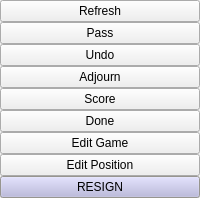
     <widget class="QSplitter" name="splitter1">
      <property name="orientation">
       <enum>Qt::Horizontal</enum>
      </property>
      <widget class="QWidget" name="layout14">
       <layout class="QVBoxLayout">
        <property name="spacing">
         <number>0</number>
        </property>
        <property name="leftMargin">
         <number>0</number>
        </property>
        <property name="topMargin">
         <number>0</number>
        </property>
        <property name="rightMargin">
         <number>0</number>
        </property>
        <property name="bottomMargin">
         <number>0</number>
        </property>
        <item>
         <widget class="QPushButton" name="refreshButton">
          <property name="focusPolicy">
           <enum>Qt::NoFocus</enum>
          </property>
          <property name="toolTip">
           <string>Refresh display</string>
          </property>
          <property name="whatsThis">
           <string>Refresh

Refresh board. Use this if you cannot see any stones on the board.</string>
          </property>
          <property name="text">
           <string>Refresh</string>
          </property>
         </widget>
        </item>
        <item>
         <widget class="QPushButton" name="passButton">
          <property name="focusPolicy">
           <enum>Qt::NoFocus</enum>
          </property>
          <property name="toolTip">
           <string>Pass move</string>
          </property>
          <property name="whatsThis">
           <string>Pass

Pass your turn.</string>
          </property>
          <property name="text">
           <string>Pass</string>
          </property>
         </widget>
        </item>
        <item>
         <widget class="QPushButton" name="undoButton">
          <property name="focusPolicy">
           <enum>Qt::NoFocus</enum>
          </property>
          <property name="toolTip">
           <string>Undo last move</string>
          </property>
          <property name="whatsThis">
           <string>Undo

Undo the opponent's last move.</string>
          </property>
          <property name="text">
           <string>Undo</string>
          </property>
         </widget>
        </item>
        <item>
         <widget class="QPushButton" name="adjournButton">
          <property name="focusPolicy">
           <enum>Qt::NoFocus</enum>
          </property>
          <property name="toolTip">
           <string>Request adjournment</string>
          </property>
          <property name="whatsThis">
           <string>Adjourn.

Send adjournment request to your opponent. If he accept it, the game will be adjourned and saved.</string>
          </property>
          <property name="text">
           <string>Adjourn</string>
          </property>
         </widget>
        </item>
        <item>
         <widget class="QPushButton" name="scoreButton">
          <property name="focusPolicy">
           <enum>Qt::NoFocus</enum>
          </property>
          <property name="toolTip">
           <string>Score the game</string>
          </property>
          <property name="whatsThis">
           <string>Switch to coring mode.</string>
          </property>
          <property name="text">
           <string>Score</string>
          </property>
          <property name="checkable">
           <bool>true</bool>
          </property>
         </widget>
        </item>
        <item>
         <widget class="QPushButton" name="doneButton">
          <property name="focusPolicy">
           <enum>Qt::NoFocus</enum>
          </property>
          <property name="toolTip">
           <string>Accept the score and end the game.</string>
          </property>
          <property name="whatsThis">
           <string>Accept the score, leave scoring mode and end the game.</string>
          </property>
          <property name="text">
           <string>Done</string>
          </property>
         </widget>
        </item>
        <item>
         <widget class="QPushButton" name="editButton">
          <property name="focusPolicy">
           <enum>Qt::NoFocus</enum>
          </property>
          <property name="toolTip">
           <string>Edit the game in a new window.</string>
          </property>
          <property name="whatsThis">
           <string>Open a window with an offline copy of the game for editing.</string>
          </property>
          <property name="text">
           <string>Edit Game</string>
          </property>
         </widget>
        </item>
        <item>
         <widget class="QPushButton" name="editPosButton">
          <property name="focusPolicy">
           <enum>Qt::NoFocus</enum>
          </property>
          <property name="toolTip">
           <string>Enter and leave edit mode where stones can be placed freely.</string>
          </property>
          <property name="whatsThis">
           <string>Freely edit the board position. Edited positions are added below the current one.</string>
          </property>
          <property name="text">
           <string>Edit Position</string>
          </property>
          <property name="checkable">
           <bool>true</bool>
          </property>
         </widget>
        </item>
        <item>
         <widget class="QPushButton" name="resignButton">
          <property name="sizePolicy">
           <sizepolicy hsizetype="Minimum" vsizetype="Minimum">
            <horstretch>0</horstretch>
            <verstretch>0</verstretch>
           </sizepolicy>
          </property>
          <property name="palette">
           <palette>
            <active>
             <colorrole role="WindowText">
              <brush brushstyle="SolidPattern">
               <color alpha="255">
                <red>0</red>
                <green>0</green>
                <blue>0</blue>
               </color>
              </brush>
             </colorrole>
             <colorrole role="Button">
              <brush brushstyle="SolidPattern">
               <color alpha="255">
                <red>181</red>
                <green>179</green>
                <blue>220</blue>
               </color>
              </brush>
             </colorrole>
             <colorrole role="Light">
              <brush brushstyle="SolidPattern">
               <color alpha="255">
                <red>255</red>
                <green>255</green>
                <blue>255</blue>
               </color>
              </brush>
             </colorrole>
             <colorrole role="Midlight">
              <brush brushstyle="SolidPattern">
               <color alpha="255">
                <red>218</red>
                <green>217</green>
                <blue>237</blue>
               </color>
              </brush>
             </colorrole>
             <colorrole role="Dark">
              <brush brushstyle="SolidPattern">
               <color alpha="255">
                <red>90</red>
                <green>89</green>
                <blue>110</blue>
               </color>
              </brush>
             </colorrole>
             <colorrole role="Mid">
              <brush brushstyle="SolidPattern">
               <color alpha="255">
                <red>120</red>
                <green>119</green>
                <blue>146</blue>
               </color>
              </brush>
             </colorrole>
             <colorrole role="Text">
              <brush brushstyle="SolidPattern">
               <color alpha="255">
                <red>0</red>
                <green>0</green>
                <blue>0</blue>
               </color>
              </brush>
             </colorrole>
             <colorrole role="BrightText">
              <brush brushstyle="SolidPattern">
               <color alpha="255">
                <red>255</red>
                <green>255</green>
                <blue>255</blue>
               </color>
              </brush>
             </colorrole>
             <colorrole role="ButtonText">
              <brush brushstyle="SolidPattern">
               <color alpha="255">
                <red>0</red>
                <green>0</green>
                <blue>0</blue>
               </color>
              </brush>
             </colorrole>
             <colorrole role="Base">
              <brush brushstyle="SolidPattern">
               <color alpha="255">
                <red>255</red>
                <green>255</green>
                <blue>255</blue>
               </color>
              </brush>
             </colorrole>
             <colorrole role="Window">
              <brush brushstyle="SolidPattern">
               <color alpha="255">
                <red>212</red>
                <green>208</green>
                <blue>200</blue>
               </color>
              </brush>
             </colorrole>
             <colorrole role="Shadow">
              <brush brushstyle="SolidPattern">
               <color alpha="255">
                <red>0</red>
                <green>0</green>
                <blue>0</blue>
               </color>
              </brush>
             </colorrole>
             <colorrole role="Highlight">
              <brush brushstyle="SolidPattern">
               <color alpha="255">
                <red>10</red>
                <green>36</green>
                <blue>106</blue>
               </color>
              </brush>
             </colorrole>
             <colorrole role="HighlightedText">
              <brush brushstyle="SolidPattern">
               <color alpha="255">
                <red>255</red>
                <green>255</green>
                <blue>255</blue>
               </color>
              </brush>
             </colorrole>
             <colorrole role="Link">
              <brush brushstyle="SolidPattern">
               <color alpha="255">
                <red>0</red>
                <green>0</green>
                <blue>0</blue>
               </color>
              </brush>
             </colorrole>
             <colorrole role="LinkVisited">
              <brush brushstyle="SolidPattern">
               <color alpha="255">
                <red>0</red>
                <green>0</green>
                <blue>0</blue>
               </color>
              </brush>
             </colorrole>
            </active>
            <inactive>
             <colorrole role="WindowText">
              <brush brushstyle="SolidPattern">
               <color alpha="255">
                <red>0</red>
                <green>0</green>
                <blue>0</blue>
               </color>
              </brush>
             </colorrole>
             <colorrole role="Button">
              <brush brushstyle="SolidPattern">
               <color alpha="255">
                <red>181</red>
                <green>179</green>
                <blue>220</blue>
               </color>
              </brush>
             </colorrole>
             <colorrole role="Light">
              <brush brushstyle="SolidPattern">
               <color alpha="255">
                <red>255</red>
                <green>255</green>
                <blue>255</blue>
               </color>
              </brush>
             </colorrole>
             <colorrole role="Midlight">
              <brush brushstyle="SolidPattern">
               <color alpha="255">
                <red>208</red>
                <green>205</green>
                <blue>253</blue>
               </color>
              </brush>
             </colorrole>
             <colorrole role="Dark">
              <brush brushstyle="SolidPattern">
               <color alpha="255">
                <red>90</red>
                <green>89</green>
                <blue>110</blue>
               </color>
              </brush>
             </colorrole>
             <colorrole role="Mid">
              <brush brushstyle="SolidPattern">
               <color alpha="255">
                <red>120</red>
                <green>119</green>
                <blue>146</blue>
               </color>
              </brush>
             </colorrole>
             <colorrole role="Text">
              <brush brushstyle="SolidPattern">
               <color alpha="255">
                <red>0</red>
                <green>0</green>
                <blue>0</blue>
               </color>
              </brush>
             </colorrole>
             <colorrole role="BrightText">
              <brush brushstyle="SolidPattern">
               <color alpha="255">
                <red>255</red>
                <green>255</green>
                <blue>255</blue>
               </color>
              </brush>
             </colorrole>
             <colorrole role="ButtonText">
              <brush brushstyle="SolidPattern">
               <color alpha="255">
                <red>0</red>
                <green>0</green>
                <blue>0</blue>
               </color>
              </brush>
             </colorrole>
             <colorrole role="Base">
              <brush brushstyle="SolidPattern">
               <color alpha="255">
                <red>255</red>
                <green>255</green>
                <blue>255</blue>
               </color>
              </brush>
             </colorrole>
             <colorrole role="Window">
              <brush brushstyle="SolidPattern">
               <color alpha="255">
                <red>212</red>
                <green>208</green>
                <blue>200</blue>
               </color>
              </brush>
             </colorrole>
             <colorrole role="Shadow">
              <brush brushstyle="SolidPattern">
               <color alpha="255">
                <red>0</red>
                <green>0</green>
                <blue>0</blue>
               </color>
              </brush>
             </colorrole>
             <colorrole role="Highlight">
              <brush brushstyle="SolidPattern">
               <color alpha="255">
                <red>10</red>
                <green>36</green>
                <blue>106</blue>
               </color>
              </brush>
             </colorrole>
             <colorrole role="HighlightedText">
              <brush brushstyle="SolidPattern">
               <color alpha="255">
                <red>255</red>
                <green>255</green>
                <blue>255</blue>
               </color>
              </brush>
             </colorrole>
             <colorrole role="Link">
              <brush brushstyle="SolidPattern">
               <color alpha="255">
                <red>0</red>
                <green>0</green>
                <blue>0</blue>
               </color>
              </brush>
             </colorrole>
             <colorrole role="LinkVisited">
              <brush brushstyle="SolidPattern">
               <color alpha="255">
                <red>0</red>
                <green>0</green>
                <blue>0</blue>
               </color>
              </brush>
             </colorrole>
            </inactive>
            <disabled>
             <colorrole role="WindowText">
              <brush brushstyle="SolidPattern">
               <color alpha="255">
                <red>128</red>
                <green>128</green>
                <blue>128</blue>
               </color>
              </brush>
             </colorrole>
             <colorrole role="Button">
              <brush brushstyle="SolidPattern">
               <color alpha="255">
                <red>181</red>
                <green>179</green>
                <blue>220</blue>
               </color>
              </brush>
             </colorrole>
             <colorrole role="Light">
              <brush brushstyle="SolidPattern">
               <color alpha="255">
                <red>255</red>
                <green>255</green>
                <blue>255</blue>
               </color>
              </brush>
             </colorrole>
             <colorrole role="Midlight">
              <brush brushstyle="SolidPattern">
               <color alpha="255">
                <red>208</red>
                <green>205</green>
                <blue>253</blue>
               </color>
              </brush>
             </colorrole>
             <colorrole role="Dark">
              <brush brushstyle="SolidPattern">
               <color alpha="255">
                <red>90</red>
                <green>89</green>
                <blue>110</blue>
               </color>
              </brush>
             </colorrole>
             <colorrole role="Mid">
              <brush brushstyle="SolidPattern">
               <color alpha="255">
                <red>120</red>
                <green>119</green>
                <blue>146</blue>
               </color>
              </brush>
             </colorrole>
             <colorrole role="Text">
              <brush brushstyle="SolidPattern">
               <color alpha="255">
                <red>0</red>
                <green>0</green>
                <blue>0</blue>
               </color>
              </brush>
             </colorrole>
             <colorrole role="BrightText">
              <brush brushstyle="SolidPattern">
               <color alpha="255">
                <red>255</red>
                <green>255</green>
                <blue>255</blue>
               </color>
              </brush>
             </colorrole>
             <colorrole role="ButtonText">
              <brush brushstyle="SolidPattern">
               <color alpha="255">
                <red>128</red>
                <green>128</green>
                <blue>128</blue>
               </color>
              </brush>
             </colorrole>
             <colorrole role="Base">
              <brush brushstyle="SolidPattern">
               <color alpha="255">
                <red>255</red>
                <green>255</green>
                <blue>255</blue>
               </color>
              </brush>
             </colorrole>
             <colorrole role="Window">
              <brush brushstyle="SolidPattern">
               <color alpha="255">
                <red>212</red>
                <green>208</green>
                <blue>200</blue>
               </color>
              </brush>
             </colorrole>
             <colorrole role="Shadow">
              <brush brushstyle="SolidPattern">
               <color alpha="255">
                <red>0</red>
                <green>0</green>
                <blue>0</blue>
               </color>
              </brush>
             </colorrole>
             <colorrole role="Highlight">
              <brush brushstyle="SolidPattern">
               <color alpha="255">
                <red>10</red>
                <green>36</green>
                <blue>106</blue>
               </color>
              </brush>
             </colorrole>
             <colorrole role="HighlightedText">
              <brush brushstyle="SolidPattern">
               <color alpha="255">
                <red>255</red>
                <green>255</green>
                <blue>255</blue>
               </color>
              </brush>
             </colorrole>
             <colorrole role="Link">
              <brush brushstyle="SolidPattern">
               <color alpha="255">
                <red>0</red>
                <green>0</green>
                <blue>0</blue>
               </color>
              </brush>
             </colorrole>
             <colorrole role="LinkVisited">
              <brush brushstyle="SolidPattern">
               <color alpha="255">
                <red>0</red>
                <green>0</green>
                <blue>0</blue>
               </color>
              </brush>
             </colorrole>
            </disabled>
           </palette>
          </property>
          <property name="focusPolicy">
           <enum>Qt::NoFocus</enum>
          </property>
          <property name="toolTip">
           <string>Default Loss</string>
          </property>
          <property name="whatsThis">
           <string>Resign.

Resign the game immediately. Clicking here is a default loss. Your opponent wins. Game ends.</string>
          </property>
          <property name="text">
           <string>RESIGN</string>
          </property>
          <property name="checkable">
           <bool>false</bool>
          </property>
         </widget>
        </item>
       </layout>
      </widget>
     </widget>
